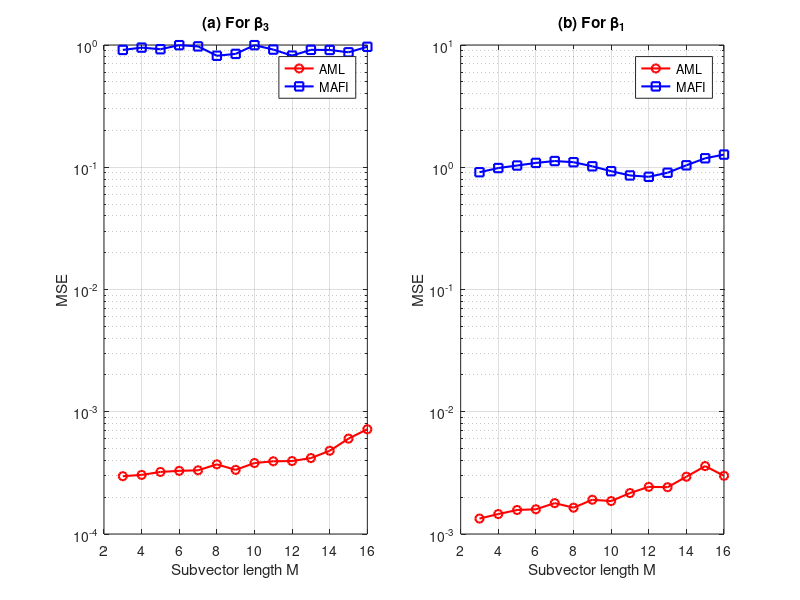

MATLAB code to generate this figure: (Note: this script raises an error after producing the figure.)
% fig8.m: Fig. 8 in Xu, Stoica, Li 2006
% MSE vs subvector length M for beta3 and beta1, L0=32, sigma_e^2 fixed

clear; clc; close all;

L0 = 32;
f = [0.10, 0.11, 0.30];
beta_true = [exp(1j*pi/4); exp(1j*pi/3); exp(1j*pi/4)];
N = length(f);
ar_coef = 0.09;
sigma2_e = 0.01;   % innovation variance (fixed, as in paper Fig.8)

% M values to test (from 3 to 16 for MAFI, but AML can start from 1)
M_vals = 3:16;
nMC = 500;

MSE_AML_beta3 = zeros(size(M_vals));
MSE_AML_beta1 = zeros(size(M_vals));
MSE_MAFI_beta3 = zeros(size(M_vals));
MSE_MAFI_beta1 = zeros(size(M_vals));

for m_idx = 1:length(M_vals)
    M = M_vals(m_idx);
    L = L0 - M + 1;
    if L < N, continue; end   % need enough snapshots
    
    % Build steering matrix A (M x N)
    A = exp(1j * (0:M-1)' * (2*pi*f));
    % Build waveform matrix S (N x L)
    l_idx = 0:L-1;
    S = exp(1j * (2*pi*f') * l_idx);
    
    mse_aml3 = 0; mse_mafi3 = 0;
    mse_aml1 = 0; mse_mafi1 = 0;
    
    for mc = 1:nMC
        % Generate AR noise with fixed sigma2_e
        e = sqrt(sigma2_e/2) * (randn(1, L0) + 1j*randn(1, L0));
        z = filter(1, [1, -ar_coef], e);
        % Clean signal
        s_clean = zeros(1, L0);
        for n = 1:N
            s_clean = s_clean + beta_true(n) * exp(1j*2*pi*f(n)*(0:L0-1));
        end
        x = s_clean + z;
        % Build Hankel matrix
        X = hankel(x(1:M), x(M:end));
        
        % AML
        Pi_S = S' * pinv(S*S') * S;
        T = X * (eye(L) - Pi_S) * X';
        if rcond(T) < 1e-12, T = T + 1e-6*eye(M); end
        Tinv = inv(T);
        beta_AML = inv((A'*Tinv*A) .* (S*S').') * diag(A'*Tinv*X*S');
        mse_aml3 = mse_aml3 + norm(beta_AML(3) - beta_true(3))^2;
        mse_aml1 = mse_aml1 + norm(beta_AML(1) - beta_true(1))^2;
        
        % MAFI
        R_hat = T / (L - rank(S));
        if rcond(R_hat) < 1e-12, R_hat = R_hat + 1e-6*eye(M); end
        Rinv = inv(R_hat);
        beta_mafi = zeros(N,1);
        for n = 1:N
            a_n = exp(1j*2*pi*f(n)*(0:M-1)');
            temp = 0;
            for l = 1:L
                x_l = X(:,l);
                temp = temp + (a_n' * Rinv * x_l) / (a_n' * Rinv * a_n);
            end
            beta_mafi(n) = temp / L;
        end
        mse_mafi3 = mse_mafi3 + norm(beta_mafi(3) - beta_true(3))^2;
        mse_mafi1 = mse_mafi1 + norm(beta_mafi(1) - beta_true(1))^2;
    end
    MSE_AML_beta3(m_idx) = mse_aml3 / nMC;
    MSE_AML_beta1(m_idx) = mse_aml1 / nMC;
    MSE_MAFI_beta3(m_idx) = mse_mafi3 / nMC;
    MSE_MAFI_beta1(m_idx) = mse_mafi1 / nMC;
end

% Plot Fig.8
figure('Position', [100, 100, 1000, 400]);
subplot(1,2,1);
semilogy(M_vals, MSE_AML_beta3, 'ro-', 'LineWidth', 1.5); hold on;
semilogy(M_vals, MSE_MAFI_beta3, 'bs-', 'LineWidth', 1.5);
xlabel('Subvector length M'); ylabel('MSE');
legend('AML', 'MAFI', 'Location', 'best');
title('(a) For β_3');
grid on;

subplot(1,2,2);
semilogy(M_vals, MSE_AML_beta1, 'ro-', 'LineWidth', 1.5); hold on;
semilogy(M_vals, MSE_MAFI_beta1, 'bs-', 'LineWidth', 1.5);
xlabel('Subvector length M'); ylabel('MSE');
legend('AML', 'MAFI', 'Location', 'best');
title('(b) For β_1');
grid on;

sgtitle('Fig. 8: L_0 = 32, σ_e^2 = 0.01, colored AR(1) noise');
